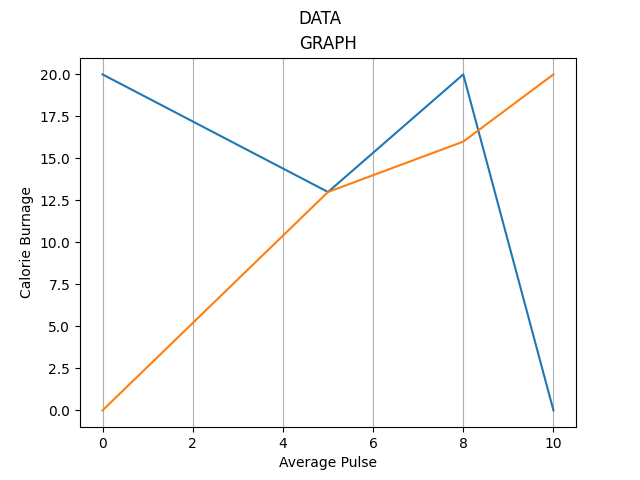

Write Python code to recreate this figure.
import matplotlib.pyplot as mp
import numpy as np
mp.plot(np.array([0,5,8,10]),np.array([20,13,20,0]),np.array([0,5,8,10]),np.array([0,13,16,20]))
mp.title("Sport Watch Data")
mp.xlabel("Average Pulse")
mp.ylabel("Calorie Burnage")
mp.grid(axis="x")
mp.title("GRAPH")
mp.suptitle("DATA")
mp.show()
